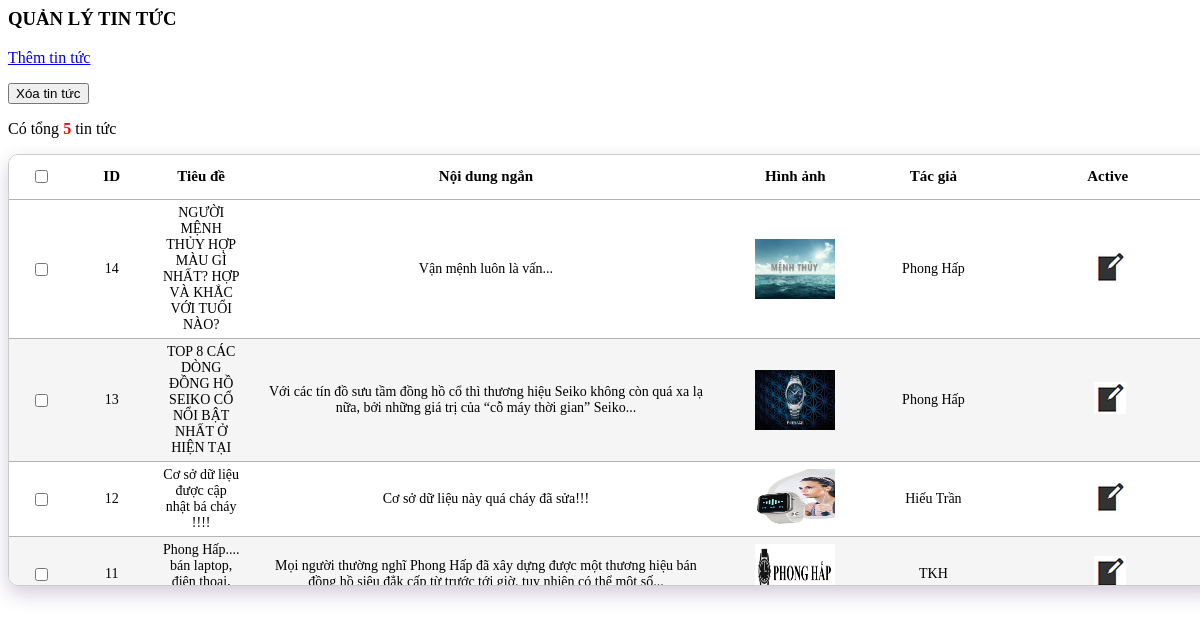
Page /admin/tintuc.php on the committed database.
### tables this page shows
CREATE TABLE `tintuc` (
  `idtintuc` int(11) NOT NULL,
  `tieude` varchar(255) NOT NULL,
  `noidungngan` text NOT NULL,
  `noidungchitiet` text NOT NULL,
  `hinhanh` varchar(255) NOT NULL,
  `ngaydangtin` date NOT NULL,
  `tacgia` varchar(50) NOT NULL,
  `trangthai` int(11) NOT NULL
);

### admin/tintuc.php (the view, shortened to what this page needs)
<link rel="stylesheet" href="css/hienthi_sp.css">
<?php
	include ('../include/connect.php');
    $select = "select * from tintuc ";
    $query = mysqli_query($link,$select);
    $dem = mysqli_num_rows($query);
	function getNoidung($a){
		$string = "...";
		$result = "";
		$array = explode(" ", $a);
		$length = count($array);
		if ( $length > 30 ) {
			for( $i = 30; $i < $length; $i++){
				unset($array[$i]);
			}
			$result = implode(" ", $array).$string;
		}
		else{
			$result = $a;
		}
		return $result;
	}
?>
<form action="admin.php?admin=xulytt" method="post">
<div class="quanlytintuc">
	<h3 class="title__tintuc">QUẢN LÝ TIN TỨC</h3>
	<div class="tacvu__tintuc">
		<a href='?admin=themtt' class="btn btn-primary">Thêm tin tức</a>
		<div id="check">
			<p>
				<input type="submit" name="xoa" value="Xóa tin tức" class="btn btn-danger"/>
			</p>
		</div>
		<p class="sum-tintuc">Có tổng <font color=red><b><?php echo $dem ?></b></font> tin tức</p>
	</div>
</div>
	<div class="content-table">
		<table>
			<thead>
				<tr class='tieude_hienthi_sp tieude-tintuc'>
					<th width="30"><input type="checkbox" name="check"  class="checkbox" onclick="checkall('item', this)"></th>
					<th>ID</th>
					<th>Tiêu đề</th>
					<th>Nội dung ngắn</th>
					<th>Hình ảnh</th>
					<th>Tác giả</th>
					<th>Active</th>
				</tr>
			</thead>
		<?php
			if(!isset($_GET['page'])){
			$page = 1;
			} else {
			$page = $_GET['page'];
			}
			$max_results = 10;
			$from = (($page * $max_results) - $max_results);
			$sql = mysqli_query($link,"SELECT * FROM tintuc order by idtintuc DESC LIMIT $from, $max_results");
			if($dem > 0)
				while ($bien = mysqli_fetch_array($sql))
				{
		?>
					<tr class='noidung_hienthi_sp'>
						<td class="masp_hienthi_sp"><input type="checkbox" name="id[]" class="item" class="checkbox" value="<?=$bien['idtintuc']?>"/></td>
						<td class="masp_hienthi_sp" width="30"><?php  echo $bien['idtintuc'] ?></td>
						<td class="stt_hienthi_sp"><?php echo $bien['tieude'] ?></td>
						<td class="img_hienthi_sp" width="300">
							<?php
								$noidungngan = $bien['noidungngan'];
								echo getNoidung($noidungngan);
							?>
						</td>
						<td class="sl_hienthi_sp"><img src="../img/tintuc/<?php echo $bien['hinhanh'] ?>" width="80" height="60"/></td>
						<td class="sl_hienthi_sp"><?php echo $bien['tacgia'] ?></td>
						<td class="active_hienthi_sp">
							<a href='?admin=suatt&idtintuc=<?php echo $bien['idtintuc'] ?>'><img src="img/sua.png" title="Sửa"></a>
						</td>
					</tr>
		<?php
			}
			else echo "<tr><td colspan='6'>Không có khách hàng</td></tr>";
		?>
		</table>
	</div>
</form>

### admin/css/hienthi_sp.css (style rules this page uses)
table { text-align: center; width: 100%; height: auto; margin: auto; border-collapse: collapse; }
table thead th { padding: 3px; position: sticky; top: 0; z-index: 2; }
.content-table { margin: auto; overflow: auto; width: 1210px; border-radius: 10px; height: 430px; border: 1px solid hsl(0, 0%, 80%); background-color: #fff; box-shadow: 0 8px 20px rgb(35 0 77 / 20%); }
tr:nth-child(even) { background-color: #f5f5f5; }
tr td { border-top: 1px solid hsl(0, 0%, 70%); padding: 5px 12px; font-size: 14px; }
tr.tieude_hienthi_sp { height: 45px; }
tr.tieude_hienthi_sp th { height: 30px; font-size: 15px; font-weight: bold; width: 10px; }
.active_hienthi_sp { width: 130px; }
.active_hienthi_sp a { margin-left: 5px; padding: 10px 5px; }

### rows in the picture
tintuc: idtintuc "14", tieude "NGƯỜI MỆNH THỦY HỢP MÀU GÌ NHẤT? HỢP VÀ KHẮC VỚI TUỔI NÀO?", noidungngan "Vận mệnh luôn là vấn...", hinhanh (picture), tacgia "Phong Hấp"
tintuc: idtintuc "13", tieude "TOP 8 CÁC DÒNG ĐỒNG HỒ SEIKO CỔ NỔI BẬT NHẤT Ở HIỆN TẠI", noidungngan "Với các tín đồ sưu tầm đồng hồ cổ thì thương hiệu Seiko không còn quá xa lạ nữa, bởi những giá trị của “cỗ máy thời gian” Seiko...", hinhanh (picture), tacgia "Phong Hấp"
tintuc: idtintuc "12", tieude "Cơ sở dữ liệu được cập nhật bá cháy !!!!", noidungngan "Cơ sở dữ liệu này quá cháy đã sửa!!!", hinhanh (picture), tacgia "Hiếu Trần"
tintuc: idtintuc "11", tieude "Phong Hấp.... bán laptop, điện thoại,…", noidungngan "Mọi người thường nghĩ Phong Hấp đã xây dựng được một thương hiệu bán đồng hồ siêu đẳk cấp từ trước tới giờ. tuy nhiên có thể một số...", hinhanh (picture), tacgia "TKH"

### other values in the picture
$dem "5"
